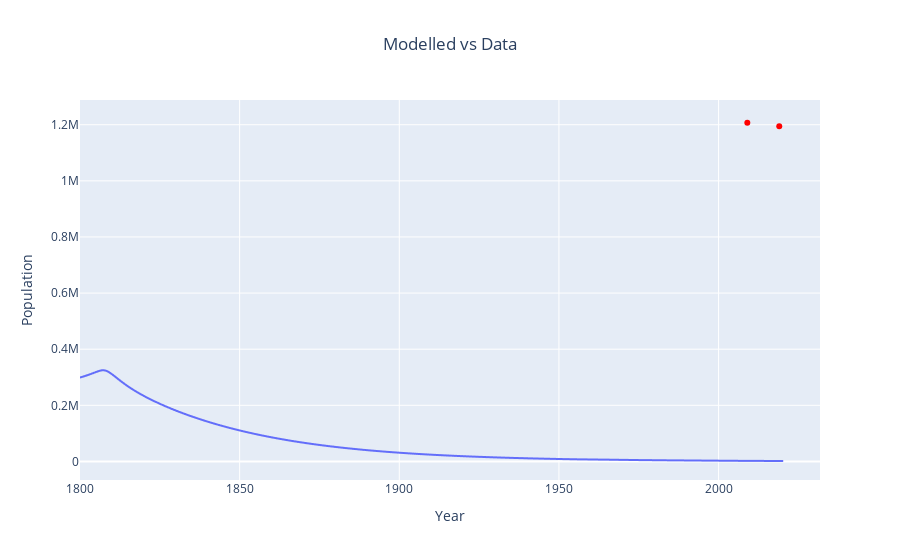

Notebook cell for this chart:
### Code cell
fig2_1 = px.line(
    derived_df_0,
    x=derived_df_0.index,
    y="total_population",
)
fig2_2 = px.scatter(x= plots['total_population']['times'], y = plots['total_population']['values'])
fig2_2.update_traces(marker=dict(color="red"))
fig2_3 = go.Figure(
    data=fig2_1.data + fig2_2.data,
)
fig2_3.update_layout(
    title="Modelled vs Data", title_x=0.5, xaxis_title="Year", yaxis_title="Population"
)
fig2_3.show()

### Figure 1 — Plotly figure (JSON) as saved in the notebook; plotly's stock layout.template omitted (floating-point values rounded to 4 significant figures; data arrays with more than 128 entries replaced by an {"elided": "..."} marker saying what was removed)
{"data": [{"hovertemplate": "index=%{x}<br>total_population=%{y}<extra></extra>", "legendgroup": "", "line": {"color": "#636efa", "dash": "solid"}, "marker": {"symbol": "circle"}, "mode": "lines", "name": "", "showlegend": false, "type": "scattergl", "x": {"elided": "2201 float values"}, "xaxis": "x", "y": {"elided": "2201 float values"}, "yaxis": "y"}, {"hovertemplate": "x=%{x}<br>y=%{y}<extra></extra>", "legendgroup": "", "marker": {"color": "red", "symbol": "circle"}, "mode": "markers", "name": "", "orientation": "v", "showlegend": false, "type": "scatter", "x": [2009, 2019], "xaxis": "x", "y": [1207100, 1194300], "yaxis": "y"}], "layout": {"title": {"text": "Modelled vs Data", "x": 0.5}, "xaxis": {"title": {"text": "Year"}}, "yaxis": {"title": {"text": "Population"}}}}
